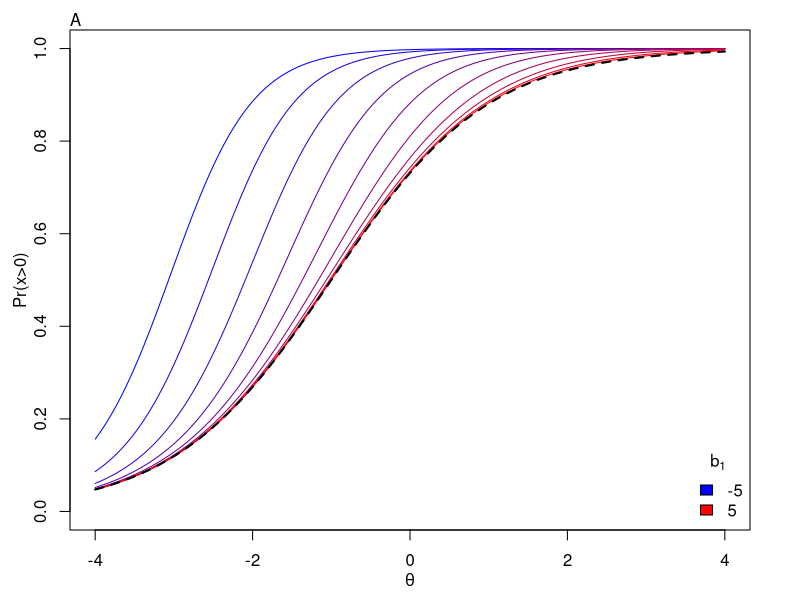

Write R code to recreate this figure.
pdf("/home/bd/Dropbox/Apps/Overleaf/grm_adjacent/curves2.pdf",width=3.5,height=3)
#par(mfrow=c(1,3),mgp=c(2,1,0),mar=c(3,3,1,2),oma=rep(.5,4))
par(mgp=c(2,1,0),mar=c(3,3,1,2),oma=rep(.5,4))

f<-function(b,a=1) {
    th<-seq(-4,4,length.out=1000)
    K<-length(b)+1
    psi<-list()
    psi[[1]]<-rep(1,length(th))
    for (k in 1:(K-1)) {
        kern<-k*th-sum(b[1:k])
        psi[[k+1]]<-exp(a*kern)
    }
    psi<-do.call("cbind",psi)
    den<-rowSums(psi)
    p<-psi/den
    cbind(th,p)
}

plot(NULL,xlim=c(-4,4),ylim=0:1,xlab=expression(theta),ylab='Pr(x>0)')
b1<--1
b2seq<-seq(-5,5,length.out=10)
cols<-colorRampPalette(c("blue", "red"))( length(b2seq))
for (i in 1:length(b2seq)) {
    col<-cols[i]
    p<-f(c(b1,b2seq[i]))
    lines(p[,1],p[,3]+p[,4],col=col)
}
legend("bottomright",bty='n',fill=cols[c(1,length(cols))],legend=b2seq[c(1,length(b2seq))],title=expression(b[1]))
mtext(side=3,line=0,adj=0,'A')

bb<- -1
invlogit<-function(th,bb) 1/(1+exp(-1*(th-bb)))
lines(p[,1],invlogit(p[,1],bb),col='black',lwd=2,lty=2)
dev.off()
